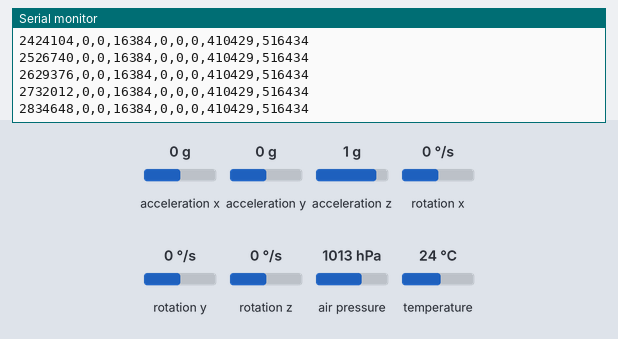
Recording of a sketch running on a simulated ESP32. On the bench: the last lines printed to the serial monitor. Wiring (inferred from the names in the program): MPU-9250 motion sensor at I2C address 0x68; BMP280 pressure sensor at I2C address 0x76. The test bench sets the inputs (shaded band); at power-on: acceleration x 0 g, acceleration y 0 g, acceleration z 1 g, rotation x 0 °/s, rotation y 0 °/s, rotation z 0 °/s, air pressure 1013 hPa, temperature 24 °C.

Above: at 2.9 s.
3.0 s: acceleration x set to -1.4 g
At 3.05 s:
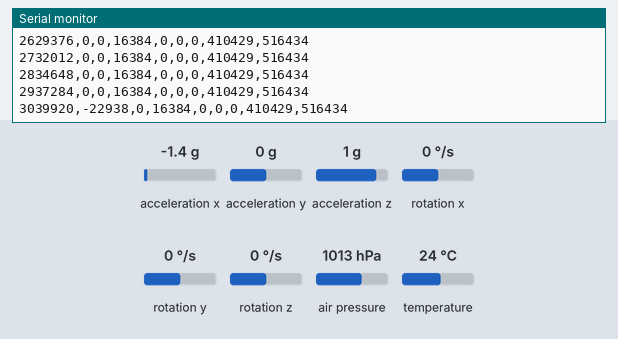
4.5 s: acceleration y set to -1.4 g
At 4.59 s:
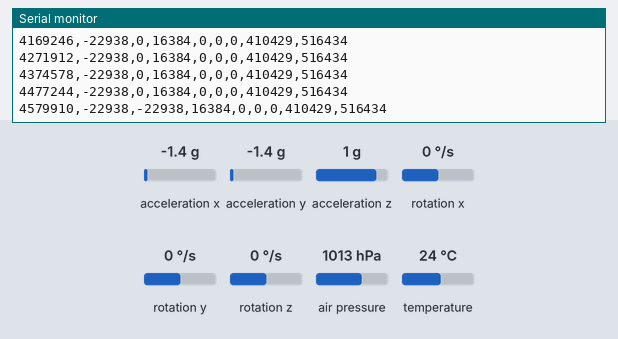
6.0 s: acceleration z set to -1.4 g
At 6.02 s:
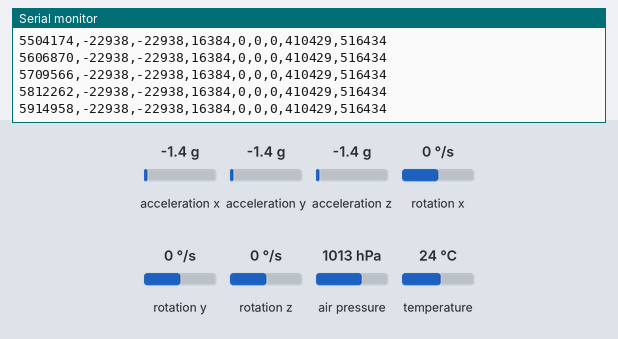
7.5 s: rotation x set to -192 °/s
At 7.56 s:
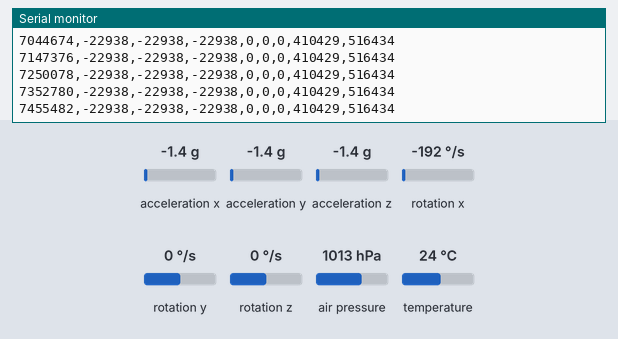
9.0 s: rotation y set to -192 °/s
At 9.0 s:
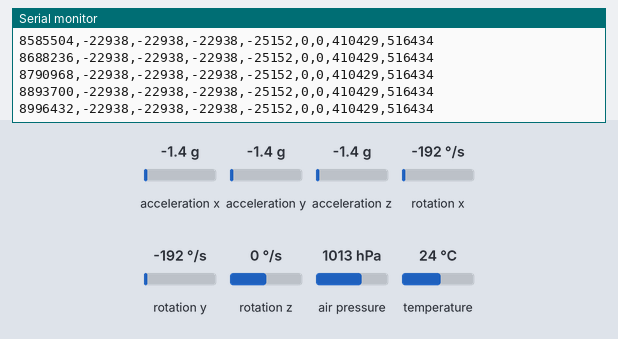
Timing chart, 0 to 11.5 s (numbered marks = the images above; inputs shaded):
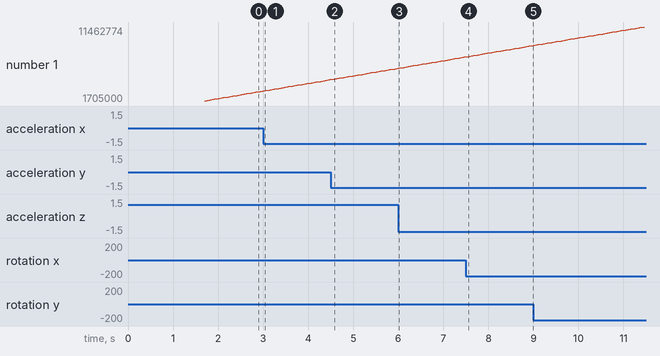

Measured:
- after the input at 3.0 s, the serial monitor: prints a new line at once (image 1)
- after the input at 4.5 s, the serial monitor: prints a new line after 0.08 s (image 2)
- plotted number 1: 2937284 → 4477244 after the input at 3.0 s, 4477244 → 5914958 after the input at 4.5 s, 5914958 → 7455482 after the input at 6.0 s, 7455482 → 8996432 after the input at 7.5 s, 8996432 → 11462774 after the input at 9.0 s

The sketch:

lectura_gy91.ino
```cpp
#include <Wire.h>
#include "esp_timer.h"

// Direcciones detectadas en tu prueba
const uint8_t MPU = 0x68;
const uint8_t BMP = 0x76;

// Lee varios bytes consecutivos del sensor
bool leerBytes(uint8_t dir, uint8_t reg,
               uint8_t *datos, uint8_t cantidad) {

  Wire.beginTransmission(dir);
  Wire.write(reg);

  if (Wire.endTransmission(false) != 0)
    return false;

  if (Wire.requestFrom(dir, cantidad) != cantidad)
    return false;

  for (int i = 0; i < cantidad; i++) {
    datos[i] = Wire.read();
  }

  return true;
}

// Escribe un valor en un registro
bool escribirRegistro(uint8_t dir, uint8_t reg,
                      uint8_t valor) {
  Wire.beginTransmission(dir);
  Wire.write(reg);
  Wire.write(valor);

  return Wire.endTransmission() == 0;
}

// Une dos bytes en un entero con signo
int16_t unir16(uint8_t alto, uint8_t bajo) {
  return (int16_t)((uint16_t(alto) << 8) | bajo);
}

void setup() {
  Serial.begin(115200);
  delay(1500);

  Wire.begin(21, 22);
  Wire.setClock(100000);

  // Identificar los dos chips
  uint8_t idMPU, idBMP;

  if (!leerBytes(MPU, 0x75, &idMPU, 1) ||
      !leerBytes(BMP, 0xD0, &idBMP, 1)) {
    Serial.println("ERROR: no se pueden leer los IDs");
    while (true) delay(1000);
  }

  Serial.printf("# MPU ID: 0x%02X\n", idMPU);
  Serial.printf("# BMP ID: 0x%02X\n", idBMP);

  if ((idMPU != 0x70 && idMPU != 0x71) || idBMP != 0x58) {
    Serial.println("# IDs diferentes a los esperados");
    Serial.println("# Revisar el modelo antes de continuar");
    while (true) delay(1000);
  }

  // Despertar y configurar MPU-9250
  bool ok = escribirRegistro(MPU, 0x6B, 0x01);
  delay(100);

  ok = escribirRegistro(MPU, 0x1A, 0x03) && ok;
  ok = escribirRegistro(MPU, 0x19, 0x09) && ok;
  ok = escribirRegistro(MPU, 0x1B, 0x00) && ok;
  ok = escribirRegistro(MPU, 0x1C, 0x00) && ok;
  ok = escribirRegistro(MPU, 0x1D, 0x03) && ok;

  // Configurar BMP280
  ok = escribirRegistro(BMP, 0xF5, 0x00) && ok;
  ok = escribirRegistro(BMP, 0xF4, 0x27) && ok;

  if (!ok) {
    Serial.println("# ERROR configurando sensores");
    while (true) delay(1000);
  }

  delay(100);

  Serial.println("# Sensores configurados");
  Serial.println(
    "t_us,ax_raw,ay_raw,az_raw,"
    "gx_raw,gy_raw,gz_raw,p_raw,t_raw"
  );
}

void loop() {
  uint8_t imu[14];
  uint8_t baro[6];

  // Marca de tiempo en microsegundos (64 bits)
  int64_t tiempo = esp_timer_get_time();

  // Leer acelerometro, temperatura IMU y giroscopio
  bool okIMU = leerBytes(MPU, 0x3B, imu, 14);

  // Leer presion y temperatura crudas
  bool okBMP = leerBytes(BMP, 0xF7, baro, 6);

  if (!okIMU || !okBMP) {
    Serial.println("# ERROR: lectura incompleta");
    delay(100);
    return;
  }

  int16_t ax = unir16(imu[0], imu[1]);
  int16_t ay = unir16(imu[2], imu[3]);
  int16_t az = unir16(imu[4], imu[5]);

  int16_t gx = unir16(imu[8], imu[9]);
  int16_t gy = unir16(imu[10], imu[11]);
  int16_t gz = unir16(imu[12], imu[13]);

  uint32_t presionRaw =
      (uint32_t(baro[0]) << 12) |
      (uint32_t(baro[1]) << 4) |
      (baro[2] >> 4);

  uint32_t temperaturaRaw =
      (uint32_t(baro[3]) << 12) |
      (uint32_t(baro[4]) << 4) |
      (baro[5] >> 4);

  Serial.printf(
    "%lld,%d,%d,%d,%d,%d,%d,%lu,%lu\n",
    (long long)tiempo,
    ax, ay, az, gx, gy, gz,
    (unsigned long)presionRaw,
    (unsigned long)temperaturaRaw
  );

  delay(100); // Frecuencia aproximada de prueba
}
```
